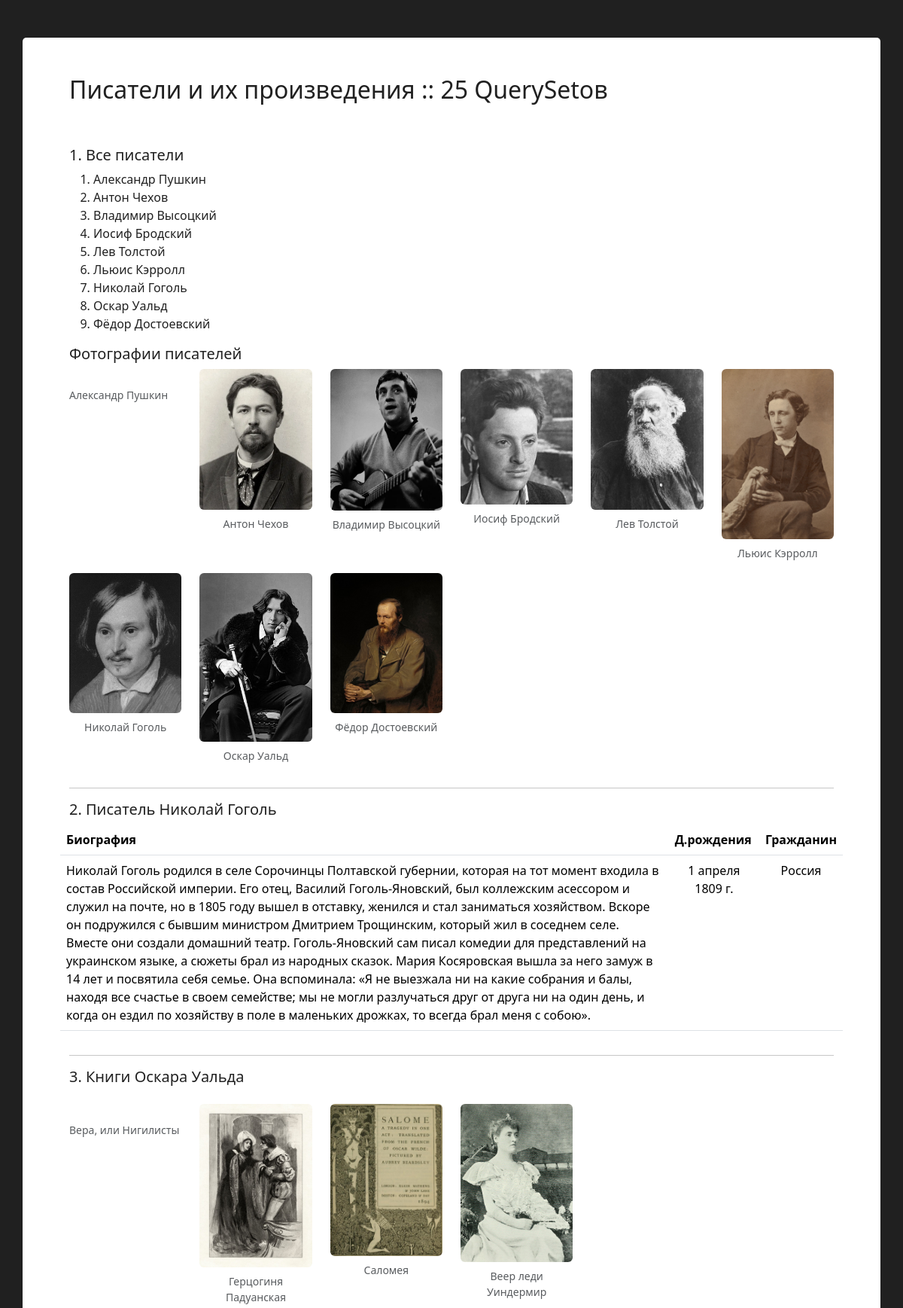
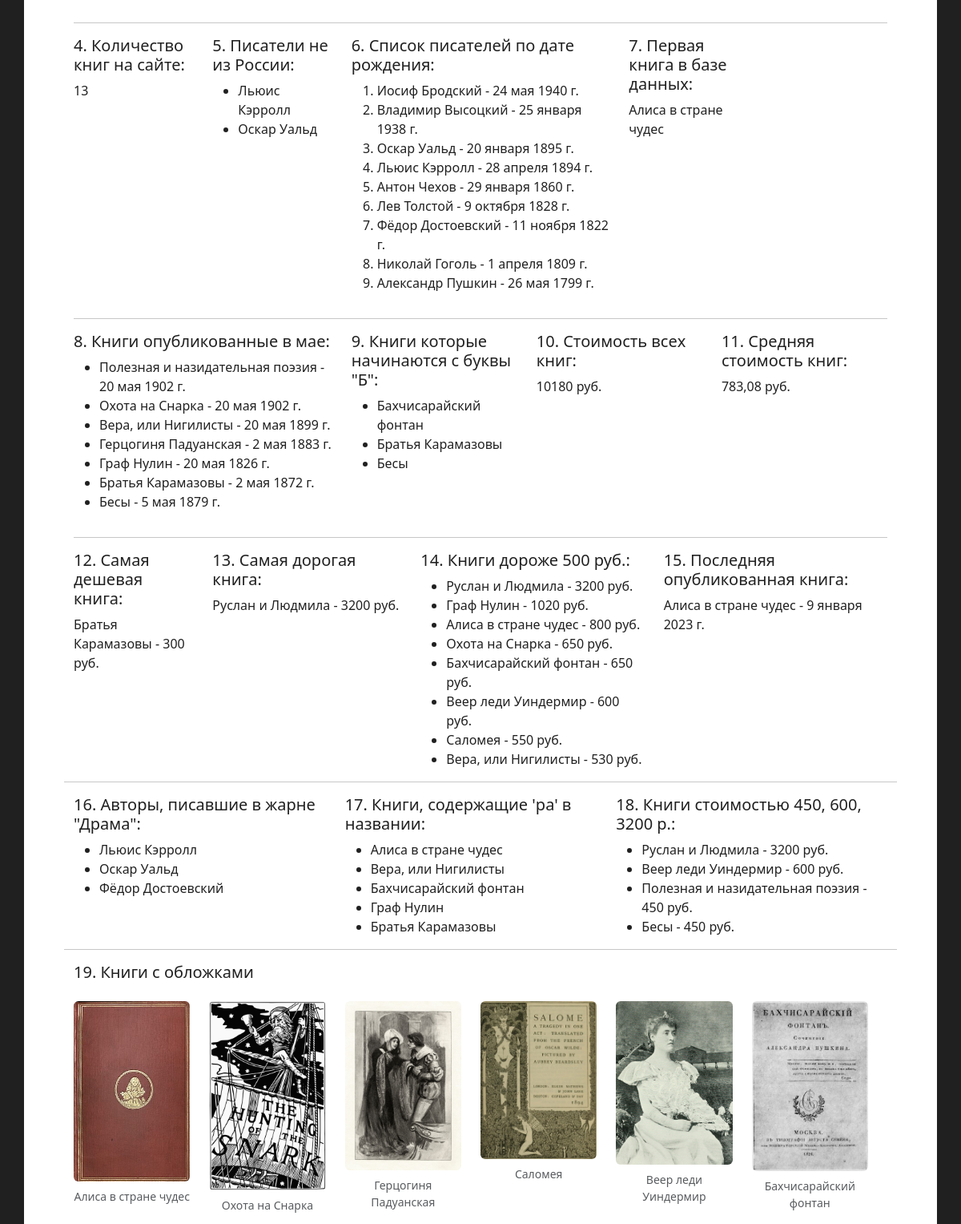
The page / (upper part) on the database its author committed (2 pictures, top to bottom).
### test_app/models.py (models this page shows, shortened)
class Author(models.Model):
    WHERE_FROM = [
        ('RU', 'Россия'),
        ('USA', 'Америка'),
        ('ENG', 'Англия'),
        ('GER', 'Германия'),
        ('FRA', 'Франция'),
    ]
    first_name = models.CharField(max_length=50,verbose_name='Имя')
    last_name = models.CharField(max_length=50, verbose_name='Фамилия')
    short_biography = models.TextField(verbose_name='Краткая биография')
    birth_date = models.DateField(verbose_name='Дата рождения')
    where_from = models.CharField(max_length=4, choices=WHERE_FROM, verbose_name='Место рождения')
    slug = models.SlugField(blank=True, editable=False)
    photo = models.ImageField(verbose_name='Фото', upload_to='photos/%Y/%m/%d', default=None, blank=True, null=True)
    class Meta:
        ordering = ['first_name', 'last_name']
        unique_together = [['first_name', 'last_name']]
        verbose_name = 'Автор'
        verbose_name_plural = 'Авторы'
    def __str__(self):
        return f'{self.first_name} {self.last_name}'

class Book(models.Model):
    GENRE = [
        ('Nov', 'Новелла'),
        ('Dra', 'Драма'),
        ('Poe', 'Поэма'),
        ('Rom', 'Роман'),
        ('Epo', 'Эпос'),
    ]
    name = models.CharField(max_length=100, verbose_name='Название книги')
    genre = models.CharField(max_length=3, choices=GENRE, verbose_name='Жанр')
    published = models.DateField(verbose_name='Дата публикации')
    author = models.ForeignKey(Author, on_delete=models.SET_NULL, null=True, verbose_name='Автор')
    slug = models.SlugField(blank=True, editable=False)
    snippet = models.CharField(blank=True, null=True, verbose_name='Отрывок', max_length=255)
    cover = models.ImageField(verbose_name='Обложка', null=True, blank=True, upload_to='covers/%Y/%m/%d')
    price = models.PositiveIntegerField(verbose_name='Стоимость', null=True, blank=True)
    class Meta:
        verbose_name = 'Книга'
        verbose_name_plural = 'Книги'
    def __str__(self):
        return self.name

### test_app/views.py (the view)
# urls.py: path('', views.index, name='index'),
def index(request):
    all_authors = Author.objects.all()
    single_author = Author.objects.get(first_name='Николай', last_name='Гоголь')
    oscars_books = Book.objects.filter(author__last_name='Уальд')
    num_books = Book.objects.all().count()
    authors_except_russia = Author.objects.exclude(where_from='RU')
    authors_order_by_date = Author.objects.all().order_by('-birth_date', 'first_name')
    first_book = Book.objects.first()
    books_published_in_may = Book.objects.filter(published__month=5)
    books_that_starts_with_b = Book.objects.filter(name__startswith='Б')
    sum_of_books = Book.objects.aggregate(total=Sum('price'))
    avg_books_sum = Book.objects.aggregate(avg=Avg('price'))
    lowest_price_book = Book.objects.order_by('price').first()
    highest_price_book = Book.objects.order_by('-price').first()
    books_with_price_over = Book.objects.filter(price__gt=500).order_by('-price')
    latest_book_in_db = Book.objects.order_by('published').last()
    drama_authors = Author.objects.filter(book__genre='Dra').distinct()
    books_that_contains = Book.objects.filter(name__icontains='ра')
    book_with_price = Book.objects.filter(price__in=(450, 600, 3200)).order_by('-price')
    books_with_covers = Book.objects.filter(cover__isnull=False)
    q = Q(genre='Nov') | Q(genre='Poe')
    poe_nov_books = Book.objects.filter(q)
    books_limit = Book.objects.all()[2:5]
    author_book_count = Author.objects.annotate(count = Count('book')).order_by('-count')
    books_with_discount = Book.objects.annotate(price_with_disc=F('price') * 0.85 ).order_by('-price_with_disc')
    book_exist = Book.objects.filter(name='Одисей').exists()
    price_diff = Book.objects.aggregate(diff=Max('price') - Min('price'))
    context = {
        'all_authors': all_authors,
        'single_author': single_author,
        'oscars_books': oscars_books,
        'num_books': num_books,
        'authors_except_russia': authors_except_russia,
        'authors_order_by_date': authors_order_by_date,
        'first_book': first_book,
        'books_published_in_may': books_published_in_may,
        'books_that_starts_with_b': books_that_starts_with_b,
        'sum_of_books': sum_of_books,
        'avg_books_sum': avg_books_sum,
        'lowest_price_book': lowest_price_book,
        'highest_price_book': highest_price_book,
        'books_with_price_over': books_with_price_over,
        'latest_book_in_db': latest_book_in_db,
        'drama_authors': drama_authors,
        'books_that_contains': books_that_contains,
        'book_with_price': book_with_price,
        'books_with_covers': books_with_covers,
        'poe_nov_books': poe_nov_books,
        'books_limit': books_limit,
        'author_book_count': author_book_count,
        'books_with_discount': books_with_discount,
        'book_exist': book_exist,
        'price_diff': price_diff,
    }
    return render(request, 'test_app/index.html', context)

### test_app/templates/test_app/index.html (shortened to what this page needs)
{% load static %}
<!DOCTYPE html>
<html lang="en">
<head>
    <link href="https://cdn.jsdelivr.net/npm/bootstrap@5.3.3/dist/css/bootstrap.min.css" rel="stylesheet">
    <link rel="stylesheet" href="{% static 'css/style.css' %}">
</head>
<body>
    <div class="container">
        <div class="inner">
            <h2>Писатели и их произведения :: 25 QuerySetов</h2>
        <br> <br>
        <div class="row">
            <h5>1. Все писатели</h5>
            <div class="col">
               <ol>
                {% for author in all_authors %}
                    <li>{{ author }}</li>
                {% endfor %}
               </ol>
            </div>
        </div>
        <div class="row">
            <h5>Фотографии писателей</h5>
            <br>
            {% for author in all_authors %}
                <div class="col-md-2">
                    <figure class="figure">
                        {% if author.photo %}
                        <img class="figure-img img-fluid rounded" src="{{author.photo.url}}" alt="" >
                        {% else %}
                        <img class="figure-img img-fluid rounded" src="{% static 'img/error_image.png' %}" alt="" >
                        {% endif %}
                        <figcaption class="figure-caption text-center">{{author}}</figcaption>
                    </figure>
                </div>
                {% if forloop.counter|divisibleby:6 and not forloop.last %}
                    </div><div class="row">
                {% endif %}
            {% endfor %}
        </div>
        <hr>
        <div class="row">
            <h5>2. Писатель {{single_author}}</h5>
            <table class="table">
                <tbody>
                    <thead>
                        <tr>
                            <th scope="col">Биография</th>
                            <th scope="col">Д.рождения</th>
                            <th scope="col">Гражданин</th>
                        </tr>
                    </thead>
                    <tr>
                        <td class="text-justify">{{single_author.short_biography}}</td>
                        <td class="text-center">{{single_author.birth_date}}</td>
                        <td class="text-center">{{single_author.get_where_from_display}}</td>
                     </tr>
                </tbody>
            </table>
        </div>
        <hr>
        <div class="row">
            <h5>3. Книги Оскара Уальда</h5>
            <br>
            <br>
            {% for book in oscars_books %}
                <div class="col-md-2">
                    <figure class="figure">
                        {% if book.cover %}
                        <img class="figure-img img-fluid rounded" src="{{book.cover.url}}" alt="" >
                        {% else %}
                        <img class="figure-img img-fluid rounded" src="{% static 'img/error_image.png' %}" alt="" >
                        {% endif %}
                        <figcaption class="figure-caption text-center">{{book}}</figcaption>
                    </figure>
                </div>
            {% endfor %}
        </div>
        <hr>
        <div class="row">
            <div class="col-md-2">
                <h5>4. Количество книг на сайте: </h5>
                <p>{{num_books}}</p>
            </div>
            <div class="col-md-2">
                <h5>5. Писатели не из России: </h5>
                <ul>
                    {% for item in authors_except_russia %}
                        <li>{{item}}</li>
                    {% endfor %}
                </ul>
            </div>
            <div class="col-md-4">
                <h5>6. Список писателей по дате рождения: </h5>
                <ol>
                    {% for item in authors_order_by_date %}
                        <li>{{item}} - {{item.birth_date}}</li>
                    {% endfor %}
                </ol>
            </div>
            <div class="col-md-2">
                <h5>7. Первая книга в базе данных: </h5>
                <p>
                    {{first_book}}
                </p>
            </div>
        </div>
        <hr>
        <div class="row">
            <div class="col-md-4">
                <h5>8. Книги опубликованные в мае:</h5>
                <ul>
                    {% for item in books_published_in_may %}
                        <li>{{item}} - {{item.published}}</li>
                    {% endfor %}
                </ul>
            </div>
            <div class="col">
                <h5>9. Книги которые начинаются с буквы "Б":</h5>
                <ul>
                    {% for item in  books_that_starts_with_b %}
                        <li>{{item}}</li>
                    {% endfor %}
                </ul>
            </div>
            <div class="col">
                <h5>10. Стоимость всех книг:</h5>
                <p>
                    {{sum_of_books.total}} руб.
                </p>
            </div>
            <div class="col">
                <h5>11. Средняя стоимость книг:</h5>
                <p>
                    {{avg_books_sum.avg|floatformat:'2'}} руб.
                </p>
            </div>
        </div>
        <hr>
        <div class="row">
            <div class="col-md-2">
                <h5>12. Самая дешевая книга:</h5>
                <p>
                    {{lowest_price_book.name}} - {{lowest_price_book.price}} руб.
                </p>
        </div>
        <div class="col-md-3">
            <h5>13. Самая дорогая книга:</h5>
            <p>
                {{highest_price_book.name}} - {{highest_price_book.price}} руб.
            </p>
        </div>
        <div class="col">
            <h5>14. Книги дороже 500 руб.:</h5>
            <ul>
                {% for item in books_with_price_over %}
                    <li>
                        {{item}} - {{item.price}} руб.
                    </li>
                {% endfor %}
            </ul>
        </div>
        <div class="col">
            <h5>15. Последняя опубликованная книга:</h5>
            <p>
                {{latest_book_in_db.name}} - {{latest_book_in_db.published}}
            </p>
        </div>
        <hr>
        <div class="row">
            <div class="col">
                <h5>
                    16. Авторы, писавшие в жарне "Драма":
                </h5>
                <ul>
                    {% for item in drama_authors %}
                    <li>{{item}}</li>
                    {% endfor %}
                </ul>
            </div>
            <div class="col">
                <h5>
                    17. Книги, содержащие 'ра' в названии:
                </h5>
                <ul>
                    {% for item in books_that_contains %}
                        <li>{{item}}</li>
                    {% endfor %}
                </ul>
            </div>
            <div class="col">
                <h5>
                    18. Книги стоимостью 450, 600, 3200 р.:
                </h5>
                <ul>
                    {% for item in book_with_price %}
                        <li>{{item}} - {{item.price}} руб.</li>
                    {% endfor %}
                </ul>
            </div>
        </div>
        <hr>
        <div class="row">
            <h5>19. Книги c обложками</h5>
            <br>
            <br>
            {% for book in books_with_covers %}
                <div class="col-md-2">
                    <figure class="figure">
                        <img class="figure-img img-fluid rounded" src="{{book.cover.url}}" alt="" >
                        <figcaption class="figure-caption text-center">{{book}}</figcaption>
                    </figure>
                </div>
                {% if forloop.counter|divisibleby:6 and not forloop.last %}
                    </div><div class="row">
                {% endif %}
            {% endfor %}
        </div>
        </div>
    </div>
</body>
</html>

### test_app/static/css/style.css (style rules this page uses)
body { background-color: rgba(0, 0, 0, 0.873); color: rgba(0, 0, 0, 0.873); }
.container { margin: 50px auto; background-color: #fff; border-radius: 5px; }
.inner { padding: 50px; }

### rows shown on the page
Author: first_name+last_name "Александр Пушкин", birth_date "26 мая 1799 г."
Author: first_name+last_name "Антон Чехов", photo (picture), birth_date "29 января 1860 г."
Author: first_name+last_name "Владимир Высоцкий", photo (picture), birth_date "25 января 1938 г."
Author: first_name+last_name "Иосиф Бродский", photo (picture), birth_date "24 мая 1940 г."
Author: first_name+last_name "Лев Толстой", photo (picture), birth_date "9 октября 1828 г."
Author: first_name+last_name "Льюис Кэрролл", photo (picture), birth_date "28 апреля 1894 г."
Author: first_name+last_name "Николай Гоголь", photo (picture), short_biography "Николай Гоголь родился в селе Сорочинцы Полтавской губернии, которая на тот момент входила в состав Российской империи. Его отец, Василий Гоголь-Яновский, был коллежским асессором и служил на почте, но в 1805 году вышел в отставку, женился и стал заниматься хозяйством. Вскоре он подружился с бывшим министром Дмитрием Трощинским, который жил в соседнем селе. Вместе они создали домашний театр . Гоголь-Яновский сам писал комедии для представлений на украинском языке, а сюжеты брал из народных сказок. Мария Косяровская вышла за него замуж в 14 лет и посвятила себя семье. Она вспоминала: «Я не выезжала ни на какие собрания и балы, находя все счастье в своем семействе; мы не могли разлучаться…", birth_date "1 апреля 1809 г.", where_from "Россия"
Author: first_name+last_name "Оскар Уальд", photo (picture), birth_date "20 января 1895 г."
Author: first_name+last_name "Фёдор Достоевский", photo (picture), birth_date "11 ноября 1822 г."
Book: name "Вера, или Нигилисты", published "20 мая 1899 г.", price "530"
Book: cover (picture), name "Герцогиня Падуанская", published "2 мая 1883 г."
Book: cover (picture), name "Саломея", price "550"
Book: cover (picture), name "Веер леди Уиндермир", price "600"
Book: name "Алиса в стране чудес", price "800", published "9 января 2023 г.", cover (picture)
Book: name "Полезная и назидательная поэзия", published "20 мая 1902 г.", price "450"
Book: name "Охота на Снарка", published "20 мая 1902 г.", price "650", cover (picture)
Book: name "Граф Нулин", published "20 мая 1826 г.", price "1020"
Book: name "Братья Карамазовы", published "2 мая 1872 г.", price "300"
Book: name "Бесы", published "5 мая 1879 г.", price "450"
Book: name "Бахчисарайский фонтан", price "650", cover (picture)
Book: name "Руслан и Людмила", price "3200"

### other values the page prints
{{ num_books }} "13"
{{ sum_of_books.total }} "10180"
{{ avg_books_sum.avg|floatformat:'2' }} "783,08"
